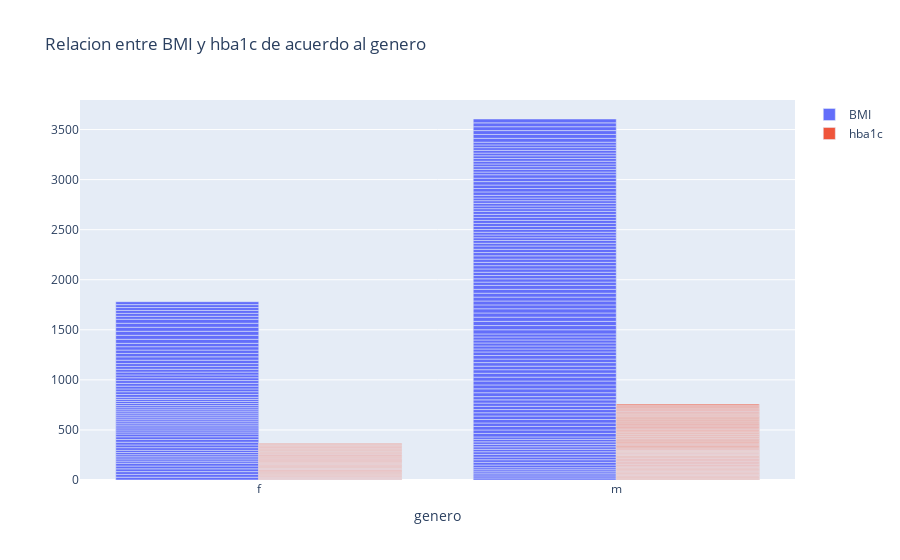

Write notebook code for a chart like this one.
### Code cell
x = sample_metadata.sex

trace1 = {
    'x': x,
    'y': sample_metadata['BMI'],
    'name': 'BMI',
    'type': 'bar'

}

trace2 = {
    'x': x,
    'y': sample_metadata['hba1c'],
    'name': 'hba1c',
    'type': 'bar'

}

data = [trace1, trace2]

layout  = {
    'xaxis': {'title': 'genero'},
    'barmode': 'group',  #agrupa tambien hay la opcion de apilar
    'title': 'Relacion entre BMI y hba1c de acuerdo al genero'

}


fig = go.Figure(data = data, layout = layout)
iplot(fig)

### Figure 1 — Plotly figure (JSON) as saved in the notebook; plotly's stock layout.template omitted (floating-point values rounded to 4 significant figures; data arrays with more than 128 entries replaced by an {"elided": "..."} marker saying what was removed)
{"data": [{"name": "BMI", "type": "bar", "x": {"elided": "180 str values"}, "y": {"elided": "180 float values"}}, {"name": "hba1c", "type": "bar", "x": {"elided": "180 str values"}, "y": {"elided": "180 float values"}}], "layout": {"barmode": "group", "title": {"text": "Relacion entre BMI y hba1c de acuerdo al genero"}, "xaxis": {"title": {"text": "genero"}}}}
